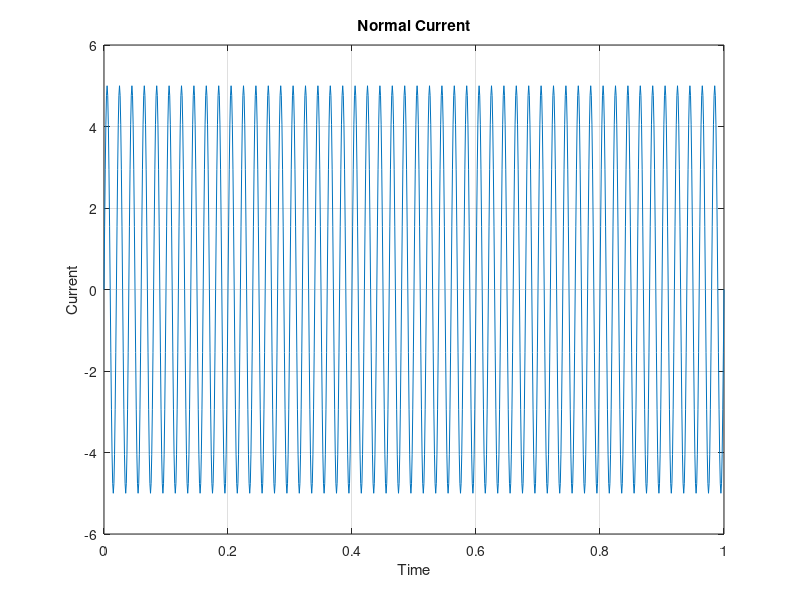
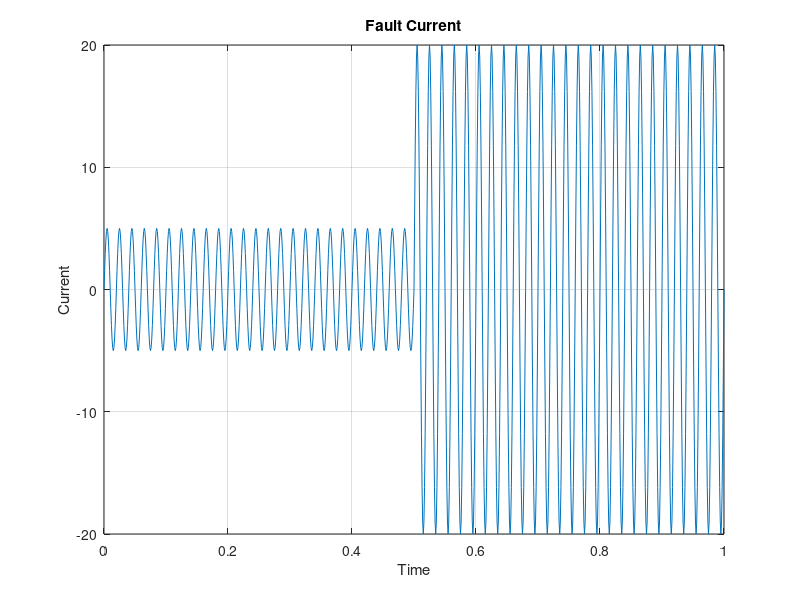
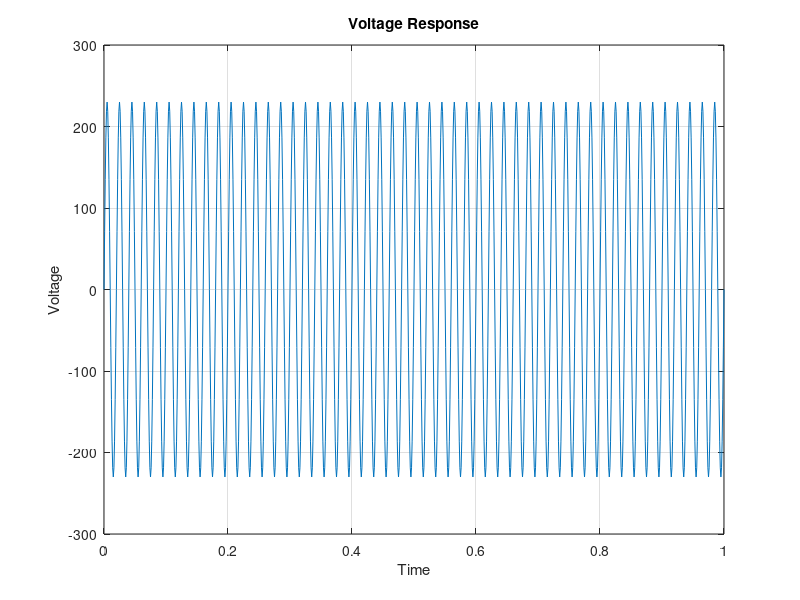
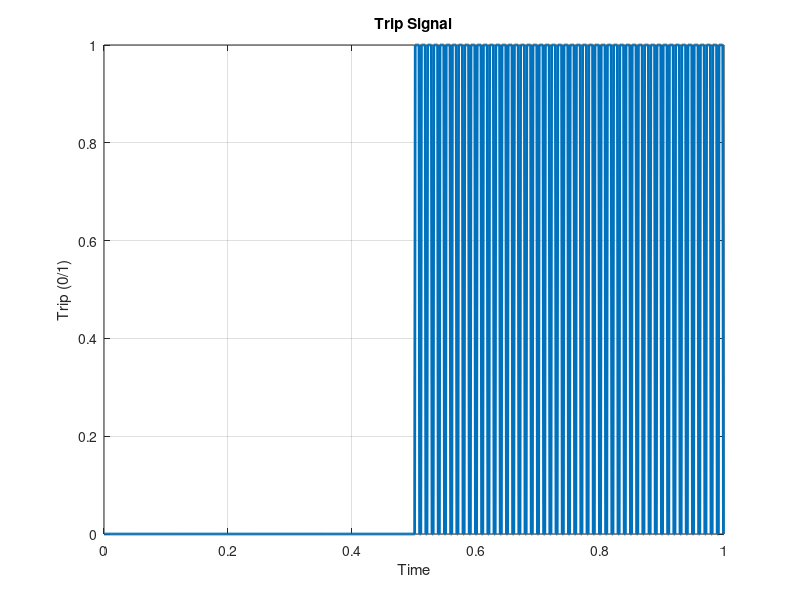

Write the MATLAB code that produced these figures, in order.

clc;
clear;
close all;

% Time
t = 0:0.001:1;

% Normal current
I_normal = 5*sin(2*pi*50*t);

% Fault current (sudden increase)
I_fault = I_normal;
I_fault(t > 0.5) = 20*sin(2*pi*50*t(t > 0.5));

% Voltage
V = 230*sin(2*pi*50*t);

% Threshold
threshold = 10;

% Relay logic
trip_signal = zeros(size(t));
trip_signal(abs(I_fault) > threshold) = 1;

% Plot 1: Normal Current
figure;
plot(t, I_normal);
title('Normal Current');
xlabel('Time'); ylabel('Current');
grid on;

% Plot 2: Fault Current
figure;
plot(t, I_fault);
title('Fault Current');
xlabel('Time'); ylabel('Current');
grid on;

% Plot 3: Voltage
figure;
plot(t, V);
title('Voltage Response');
xlabel('Time'); ylabel('Voltage');
grid on;

% Plot 4: Trip Signal
figure;
plot(t, trip_signal, 'LineWidth', 2);
title('Trip Signal');
xlabel('Time'); ylabel('Trip (0/1)');
grid on;
